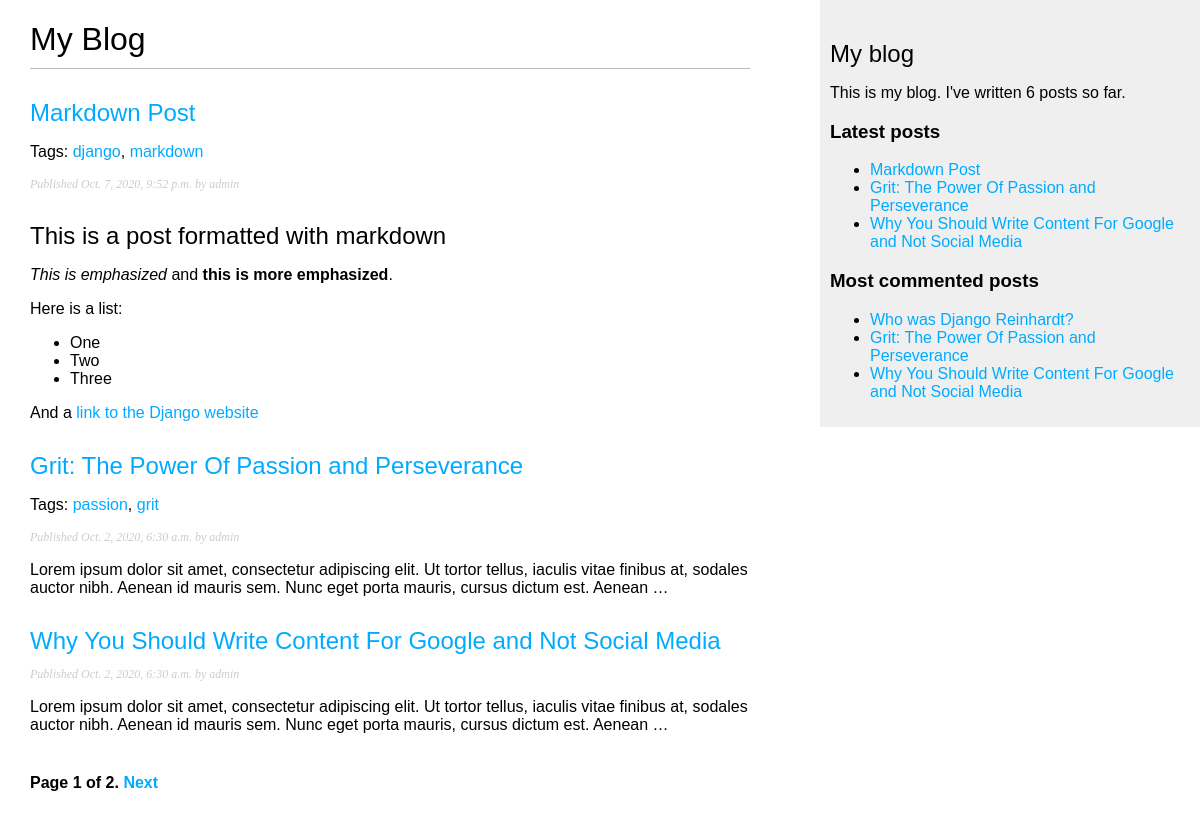
Screenshot of /blog/ with the database file from the repository.
### blog/models.py (models this page shows, shortened)
class Post(models.Model):
  STATUS_CHOICES = (
    ('draft', 'Draft'),
    ('published', 'Published'),
  )
  title = models.CharField(max_length=250)
  slug = models.SlugField(max_length=250, unique_for_date='publish')
  author = models.ForeignKey(User, on_delete=models.CASCADE, related_name='blog_posts')
  body = models.TextField()
  publish = models.DateTimeField(default=timezone.now)
  created = models.DateTimeField(auto_now_add=True)
  updated = models.DateTimeField(auto_now=True)
  status = models.CharField(max_length=10, choices=STATUS_CHOICES, default='draft')
  class Meta:
    ordering = ('-publish',)
  objects = models.Manager()
  published = PublishedManager()
  def get_absolute_url(self):
    return reverse('blog:post_detail', args=[self.publish.year, self.publish.month, self.publish.day, self.slug])
  tags = TaggableManager()

### blog/views.py (the view)
# urls.py: path('', views.post_list, name='post_list'),
def post_list(request, tag_slug=None):
  object_list = Post.published.all()
  tag = None
  if tag_slug:
    tag = get_object_or_404(Tag, slug=tag_slug)
    object_list = object_list.filter(tags__in=[tag])
  paginator = Paginator(object_list, 3)   # 3 posts in each page
  page = request.GET.get('page')
  try:
    posts = paginator.page(page)
  except PageNotAnInteger:
    posts = paginator.page(1)
  except EmptyPage:
    posts = paginator.page(paginator.num_pages)
  return render(request, 'blog/post/list.html', {'page': page,
                                                'posts': posts,
                                                'tag': tag})

### blog/models.py (called while the page is built)
  def get_queryset(self):
    return super(PublishedManager, self).get_queryset().filter(status='published')

### blog/templatetags/blog_tags.py (called while the page is built)
@register.simple_tag
def total_posts():
  return Post.published.count()

@register.inclusion_tag('blog/post/latest_posts.html')
def show_latest_posts(count=5):
  latest_posts = Post.published.order_by('-publish')[:count]
  return {'latest_posts': latest_posts}

@register.simple_tag
def get_most_commented_posts(count=5):
  return Post.published.annotate(total_comments=Count('comments')).order_by('-total_comments')[:count]

@register.filter(name='markdown')
def markdown_format(text):
  return mark_safe(markdown.markdown(text))

### blog/templates/blog/post/list.html (shortened to what this page needs)
{% extends "blog/base.html" %}
{% load blog_tags %}
{% block content %}
  <h1>My Blog</h1>
  {% for post in posts %}
    <h2>
      <a href="{{ post.get_absolute_url }}">{{ post.title }}</a>
    </h2>
    {% if post.tags.count > 0 %}
    <p class="tags">
      Tags:
      {% for tag in post.tags.all %}
        <a href="{% url 'blog:post_list_by_tag' tag.slug %}">{{ tag.name }}</a>{% if not forloop.last %}, {% endif %}
      {% endfor %}
    </p>
    {% endif %}
    <p class="date">Published {{ post.publish }} by {{ post.author }}</p>
    {{ post.body|markdown|truncatewords_html:30 }}
  {% endfor %}
  {% include "pagination.html" with page=posts %}
{% endblock %}

### blog/templates/blog/base.html (shortened to what this page needs)
{% load blog_tags %}
{% load static %}
<!DOCTYPE html>
<html lang="en">
<head>
  <link rel="stylesheet" href="{% static 'css/blog.css' %}">
</head>
<body>
  <div id="content">
    {% block content %}
    {% endblock %}
  </div>
  <div id="sidebar">
    <h2>My blog</h2>
    <p>This is my blog. I've written {% total_posts %} posts so far.</p>
    <h3>Latest posts</h3>
    {% show_latest_posts 3 %}
    <h3>Most commented posts</h3>
    {% get_most_commented_posts 3 as most_commented_posts %}
    <ul>
      {% for post in most_commented_posts %}
        <li>
          <a href="{{ post.get_absolute_url }}">{{ post.title }}</a>
        </li>
      {% endfor %}
    </ul>
  </div>
</body>
</html>

### blog/templates/blog/post/latest_posts.html
<ul>
  {% for post in latest_posts %}
    <li>
      <a href="{{ post.get_absolute_url }}">{{ post.title }}</a>
    </li>
  {% endfor %}
</ul>

### blog/static/css/blog.css (style rules this page uses)
body { margin: 0; padding: 0; font-family: helvetica, sans-serif; }
a { color: #00abff; text-decoration: none; }
h1 { font-weight: normal; border-bottom: 1px solid #bbb; padding: 0 0 10px 0; }
h2 { font-weight: normal; margin: 30px 0 0; }
#content { float: left; width: 60%; padding: 0 0 0 30px; }
#sidebar { float: right; width: 30%; padding: 10px; background: #efefef; height: 100%; }
p.date { color: #ccc; font-family: georgia, serif; font-size: 12px; font-style: italic; }

### rows the page displays
Post: title "Markdown Post", publish "Oct. 7, 2020, 9:52 p.m.", author "admin", body "This is a post formatted with markdown This is emphasized and this is more emphasized . Here is a list: One Two Three And a link to the Django website"
Tag: name "django"
Tag: name "markdown"
Post: title "Grit: The Power Of Passion and Perseverance", publish "Oct. 2, 2020, 6:30 a.m.", author "admin", body "Lorem ipsum dolor sit amet, consectetur adipiscing elit. Ut tortor tellus, iaculis vitae finibus at, sodales auctor nibh. Aenean id mauris sem. Nunc eget porta mauris, cursus dictum est. Aenean …"
Tag: name "passion"
Tag: name "grit"
Post: title "Why You Should Write Content For Google and Not Social Media", publish "Oct. 2, 2020, 6:30 a.m.", author "admin", body "Lorem ipsum dolor sit amet, consectetur adipiscing elit. Ut tortor tellus, iaculis vitae finibus at, sodales auctor nibh. Aenean id mauris sem. Nunc eget porta mauris, cursus dictum est. Aenean …"
Post: title "Who was Django Reinhardt?"

### other values shown
{{ page.number }} "1"
{{ page.paginator.num_pages }} "2"
